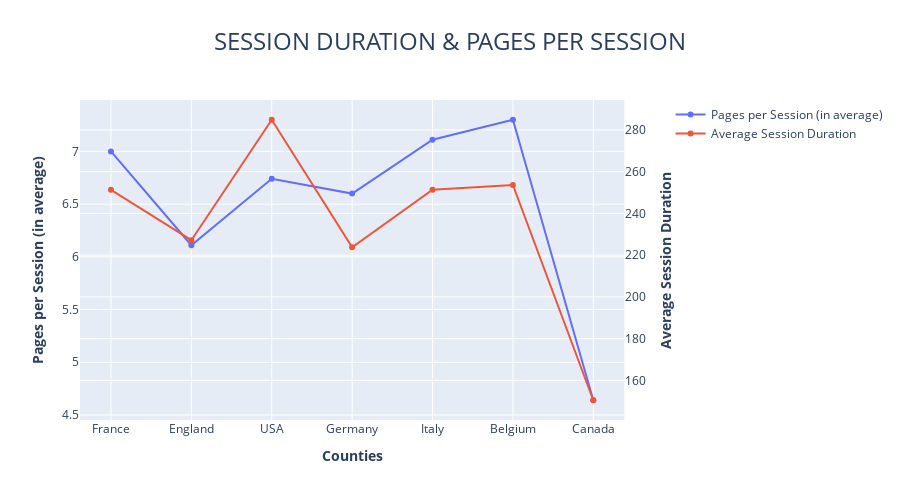

Write notebook code for a chart like this one.
### Code cell
#figure 4

# Create figure with secondary y-axis
fig4 = make_subplots(specs=[[{"secondary_y": True}]])

# Add traces (each for one of the columns separately, but within the same figure)
fig4.add_trace(
    go.Scatter(x=df.index, y=df.Pages_per_session, name="Pages per Session (in average)"),
    secondary_y=False )

fig4.add_trace(
    go.Scatter(x=df.index, y=df.average_session_duration, name="Average Session Duration"),
    secondary_y=True )

# Add figure title and specify size and positioning
fig4.update_layout(
    title_text="SESSION DURATION & PAGES PER SESSION", 
    title_font={'size':24}, title_x=0.5, autosize=False, width=900, height=500 )

# Set x-axis title
fig4.update_xaxes(title_text=" <b> Counties </b>")

# Set the two y-axes titles
fig4.update_yaxes(title_text="<b> Pages per Session (in average) </b> ", secondary_y=False)
fig4.update_yaxes(title_text="<b> Average Session Duration </b>", secondary_y=True)

fig4.show()

### Figure 1 — Plotly figure (JSON) as saved in the notebook; plotly's stock layout.template omitted (floating-point values rounded to 4 significant figures)
{"data": [{"name": "Pages per Session (in average)", "yaxis": "y", "xaxis": "x", "y": [7, 6.11, 6.74, 6.6, 7.11, 7.3, 4.64], "x": ["France", "England", "USA", "Germany", "Italy", "Belgium", "Canada"], "type": "scatter"}, {"name": "Average Session Duration", "yaxis": "y2", "xaxis": "x", "y": [251.3, 227.2, 284.9, 223.8, 251.3, 253.6, 150.5], "x": ["France", "England", "USA", "Germany", "Italy", "Belgium", "Canada"], "type": "scatter"}], "layout": {"autosize": false, "title": {"text": "SESSION DURATION & PAGES PER SESSION", "font": {"size": 24}, "x": 0.5}, "yaxis": {"domain": [0, 1], "anchor": "x", "title": {"text": "<b> Pages per Session (in average) </b> "}}, "height": 500, "width": 900, "yaxis2": {"overlaying": "y", "title": {"text": "<b> Average Session Duration </b>"}, "anchor": "x", "side": "right"}, "xaxis": {"domain": [0, 0.94], "anchor": "y", "title": {"text": " <b> Counties </b>"}}}}
